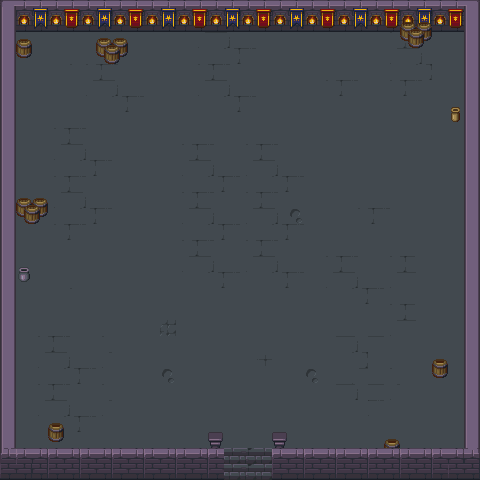

The image is a tile-based game level rendered from a .tmx file. Its description and source (layers, tilesets, objects; grid data summarised) follow:
An orthogonal 30x30 tile map with 16x16 px tiles, 6 tile layers (sol, mur, garniture, rien, ...), 2 tilesets and 19 objects (16x collision, tp_catacombe2, spawn_catacombe2, spawn_boss).

<map version="1.5" tiledversion="1.7.2" orientation="orthogonal" renderorder="right-down" width="30" height="30" tilewidth="16" tileheight="16" infinite="0" nextlayerid="8" nextobjectid="24">
 <tileset firstgid="1" source="Dungeon.tsx" />
 <tileset firstgid="289" source="cata_deco.tsx" />
 <layer id="1" name="sol" width="30" height="30">
  <data>[900 cells, 900 non-empty, 18 distinct tile ids]</data>
 </layer>
 <layer id="2" name="mur" width="30" height="30">
  <data>[900 cells, 329 non-empty, 17 distinct tile ids]</data>
 </layer>
 <layer id="3" name="garniture" width="30" height="30">
  <data>[900 cells, 152 non-empty, 13 distinct tile ids]</data>
 </layer>
 <layer id="6" name="rien" width="30" height="30">
  <data>[900 cells, 128 non-empty, 1 distinct tile ids]</data>
 </layer>
 <layer id="7" name="rien" width="30" height="30">
  <data>[900 cells, 128 non-empty, 1 distinct tile ids]</data>
 </layer>
 <layer id="4" name="premier plan" width="30" height="30">
  <data>[900 cells, 155 non-empty, 4 distinct tile ids]</data>
 </layer>
 <objectgroup id="5" name="object">
  <object id="2" type="collision" x="19.3333" y="42.6667" width="9.33333" height="13" />
  <object id="3" type="collision" x="102.667" y="39.6667" width="19" height="21" />
  <object id="4" type="collision" x="402.667" y="32" width="25.6667" height="11" />
  <object id="5" type="collision" x="453.333" y="110.667" width="5" height="7.66667" />
  <object id="6" type="collision" x="435.667" y="361" width="8.33333" height="14" />
  <object id="7" type="collision" x="387" y="441.333" width="10.3333" height="11.3333" />
  <object id="8" type="collision" x="50.3333" y="426.333" width="11" height="12.3333" />
  <object id="9" type="collision" x="209.667" y="451.667" width="11.3333" height="24" />
  <object id="10" type="collision" x="276.333" y="451.333" width="9.33333" height="25.6667" />
  <object id="11" type="collision" x="20.6667" y="201" width="22.6667" height="18.6667" />
  <object id="14" type="collision" x="21" y="271.333" width="5.66667" height="9.66667" />
  <object id="15" type="collision" x="1" y="466.667" width="220.333" height="12" />
  <object id="16" type="collision" x="274.333" y="462.667" width="205" height="16" />
  <object id="17" type="collision" x="465.667" y="2" width="13.6667" height="460" />
  <object id="18" type="collision" x="0.666667" y="22" width="465" height="9" />
  <object id="19" type="collision" x="1" y="29.6667" width="12.3333" height="435.667" />
  <object id="21" name="tp_catacombe2" x="225.5" y="461" width="44.5" height="16" />
  <object id="22" name="spawn_catacombe2" x="231.5" y="426.75">
   <point />
  </object>
  <object id="23" name="spawn_boss" x="215.602" y="129.331">
   <point />
  </object>
 </objectgroup>
</map>
